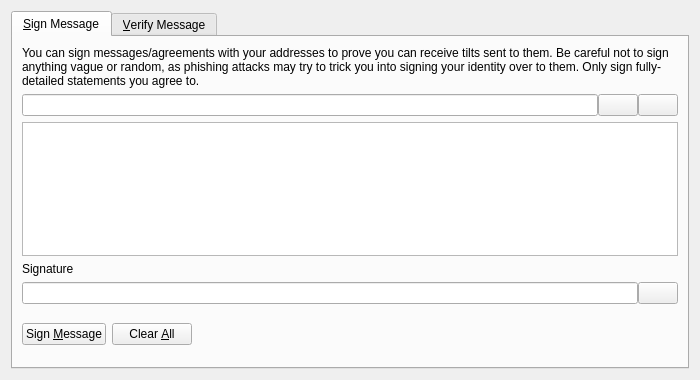
<?xml version="1.0" encoding="UTF-8"?>
<ui version="4.0">
 <class>SignVerifyMessageDialog</class>
 <widget class="QDialog" name="SignVerifyMessageDialog">
  <property name="geometry">
   <rect>
    <x>0</x>
    <y>0</y>
    <width>700</width>
    <height>380</height>
   </rect>
  </property>
  <property name="windowTitle">
   <string>Signatures - Sign / Verify a Message</string>
  </property>
  <property name="modal">
   <bool>true</bool>
  </property>
  <layout class="QVBoxLayout" name="verticalLayout">
   <item>
    <widget class="QTabWidget" name="tabWidget">
     <property name="currentIndex">
      <number>0</number>
     </property>
     <widget class="QWidget" name="tabSignMessage">
      <attribute name="title">
       <string>&amp;Sign Message</string>
      </attribute>
      <layout class="QVBoxLayout" name="verticalLayout_SM">
       <item>
        <widget class="QLabel" name="infoLabel_SM">
         <property name="text">
          <string>You can sign messages/agreements with your addresses to prove you can receive tilts sent to them. Be careful not to sign anything vague or random, as phishing attacks may try to trick you into signing your identity over to them. Only sign fully-detailed statements you agree to.</string>
         </property>
         <property name="textFormat">
          <enum>Qt::PlainText</enum>
         </property>
         <property name="wordWrap">
          <bool>true</bool>
         </property>
        </widget>
       </item>
       <item>
        <layout class="QHBoxLayout" name="horizontalLayout_1_SM">
         <property name="spacing">
          <number>0</number>
         </property>
         <item>
          <widget class="QValidatedLineEdit" name="addressIn_SM">
           <property name="toolTip">
            <string>The TILT address to sign the message with</string>
           </property>
          </widget>
         </item>
         <item>
          <widget class="QPushButton" name="addressBookButton_SM">
           <property name="toolTip">
            <string>Choose previously used address</string>
           </property>
           <property name="text">
            <string/>
           </property>
           <property name="icon">
            <iconset resource="../bitcoin.qrc">
             <normaloff>:/icons/address-book</normaloff>:/icons/address-book</iconset>
           </property>
           <property name="shortcut">
            <string>Alt+A</string>
           </property>
           <property name="autoDefault">
            <bool>false</bool>
           </property>
          </widget>
         </item>
         <item>
          <widget class="QPushButton" name="pasteButton_SM">
           <property name="toolTip">
            <string>Paste address from clipboard</string>
           </property>
           <property name="text">
            <string/>
           </property>
           <property name="icon">
            <iconset resource="../bitcoin.qrc">
             <normaloff>:/icons/editpaste</normaloff>:/icons/editpaste</iconset>
           </property>
           <property name="shortcut">
            <string>Alt+P</string>
           </property>
           <property name="autoDefault">
            <bool>false</bool>
           </property>
          </widget>
         </item>
        </layout>
       </item>
       <item>
        <widget class="QPlainTextEdit" name="messageIn_SM">
         <property name="toolTip">
          <string>Enter the message you want to sign here</string>
         </property>
        </widget>
       </item>
       <item>
        <widget class="QLabel" name="signatureLabel_SM">
         <property name="text">
          <string>Signature</string>
         </property>
         <property name="textFormat">
          <enum>Qt::PlainText</enum>
         </property>
        </widget>
       </item>
       <item>
        <layout class="QHBoxLayout" name="horizontalLayout_2_SM">
         <property name="spacing">
          <number>0</number>
         </property>
         <item>
          <widget class="QLineEdit" name="signatureOut_SM">
           <property name="font">
            <font>
             <italic>true</italic>
            </font>
           </property>
           <property name="readOnly">
            <bool>true</bool>
           </property>
          </widget>
         </item>
         <item>
          <widget class="QPushButton" name="copySignatureButton_SM">
           <property name="toolTip">
            <string>Copy the current signature to the system clipboard</string>
           </property>
           <property name="text">
            <string/>
           </property>
           <property name="icon">
            <iconset resource="../bitcoin.qrc">
             <normaloff>:/icons/editcopy</normaloff>:/icons/editcopy</iconset>
           </property>
           <property name="autoDefault">
            <bool>false</bool>
           </property>
          </widget>
         </item>
        </layout>
       </item>
       <item>
        <layout class="QHBoxLayout" name="horizontalLayout_3_SM">
         <item>
          <widget class="QPushButton" name="signMessageButton_SM">
           <property name="toolTip">
            <string>Sign the message to prove you own this TILT address</string>
           </property>
           <property name="text">
            <string>Sign &amp;Message</string>
           </property>
           <property name="icon">
            <iconset resource="../bitcoin.qrc">
             <normaloff>:/icons/edit</normaloff>:/icons/edit</iconset>
           </property>
           <property name="autoDefault">
            <bool>false</bool>
           </property>
          </widget>
         </item>
         <item>
          <widget class="QPushButton" name="clearButton_SM">
           <property name="toolTip">
            <string>Reset all sign message fields</string>
           </property>
           <property name="text">
            <string>Clear &amp;All</string>
           </property>
           <property name="icon">
            <iconset resource="../bitcoin.qrc">
             <normaloff>:/icons/remove</normaloff>:/icons/remove</iconset>
           </property>
           <property name="autoDefault">
            <bool>false</bool>
           </property>
          </widget>
         </item>
         <item>
          <spacer name="horizontalSpacer_1_SM">
           <property name="orientation">
            <enum>Qt::Horizontal</enum>
           </property>
           <property name="sizeHint" stdset="0">
            <size>
             <width>40</width>
             <height>48</height>
            </size>
           </property>
          </spacer>
         </item>
         <item>
          <widget class="QLabel" name="statusLabel_SM">
           <property name="font">
            <font>
             <weight>75</weight>
             <bold>true</bold>
            </font>
           </property>
           <property name="text">
            <string/>
           </property>
           <property name="wordWrap">
            <bool>true</bool>
           </property>
          </widget>
         </item>
         <item>
          <spacer name="horizontalSpacer_2_SM">
           <property name="orientation">
            <enum>Qt::Horizontal</enum>
           </property>
           <property name="sizeHint" stdset="0">
            <size>
             <width>40</width>
             <height>48</height>
            </size>
           </property>
          </spacer>
         </item>
        </layout>
       </item>
      </layout>
     </widget>
     <widget class="QWidget" name="tabVerifyMessage">
      <attribute name="title">
       <string>&amp;Verify Message</string>
      </attribute>
      <layout class="QVBoxLayout" name="verticalLayout_VM">
       <item>
        <widget class="QLabel" name="infoLabel_VM">
         <property name="text">
          <string>Enter the receiver's address, message (ensure you copy line breaks, spaces, tabs, etc. exactly) and signature below to verify the message. Be careful not to read more into the signature than what is in the signed message itself, to avoid being tricked by a man-in-the-middle attack. Note that this only proves the signing party receives with the address, it cannot prove sendership of any transaction!</string>
         </property>
         <property name="textFormat">
          <enum>Qt::PlainText</enum>
         </property>
         <property name="alignment">
          <set>Qt::AlignLeading|Qt::AlignLeft|Qt::AlignTop</set>
         </property>
         <property name="wordWrap">
          <bool>true</bool>
         </property>
        </widget>
       </item>
       <item>
        <layout class="QHBoxLayout" name="horizontalLayout_1_VM">
         <property name="spacing">
          <number>0</number>
         </property>
         <item>
          <widget class="QValidatedLineEdit" name="addressIn_VM">
           <property name="toolTip">
            <string>The TILT address the message was signed with</string>
           </property>
          </widget>
         </item>
         <item>
          <widget class="QPushButton" name="addressBookButton_VM">
           <property name="toolTip">
            <string>Choose previously used address</string>
           </property>
           <property name="text">
            <string/>
           </property>
           <property name="icon">
            <iconset resource="../bitcoin.qrc">
             <normaloff>:/icons/address-book</normaloff>:/icons/address-book</iconset>
           </property>
           <property name="shortcut">
            <string>Alt+A</string>
           </property>
           <property name="autoDefault">
            <bool>false</bool>
           </property>
          </widget>
         </item>
        </layout>
       </item>
       <item>
        <widget class="QPlainTextEdit" name="messageIn_VM"/>
       </item>
       <item>
        <widget class="QValidatedLineEdit" name="signatureIn_VM"/>
       </item>
       <item>
        <layout class="QHBoxLayout" name="horizontalLayout_2_VM">
         <item>
          <widget class="QPushButton" name="verifyMessageButton_VM">
           <property name="toolTip">
            <string>Verify the message to ensure it was signed with the specified TILT address</string>
           </property>
           <property name="text">
            <string>Verify &amp;Message</string>
           </property>
           <property name="icon">
            <iconset resource="../bitcoin.qrc">
             <normaloff>:/icons/transaction_0</normaloff>:/icons/transaction_0</iconset>
           </property>
           <property name="autoDefault">
            <bool>false</bool>
           </property>
          </widget>
         </item>
         <item>
          <widget class="QPushButton" name="clearButton_VM">
           <property name="toolTip">
            <string>Reset all verify message fields</string>
           </property>
           <property name="text">
            <string>Clear &amp;All</string>
           </property>
           <property name="icon">
            <iconset resource="../bitcoin.qrc">
             <normaloff>:/icons/remove</normaloff>:/icons/remove</iconset>
           </property>
           <property name="autoDefault">
            <bool>false</bool>
           </property>
          </widget>
         </item>
         <item>
          <spacer name="horizontalSpacer_1_VM">
           <property name="orientation">
            <enum>Qt::Horizontal</enum>
           </property>
           <property name="sizeHint" stdset="0">
            <size>
             <width>40</width>
             <height>48</height>
            </size>
           </property>
          </spacer>
         </item>
         <item>
          <widget class="QLabel" name="statusLabel_VM">
           <property name="font">
            <font>
             <weight>75</weight>
             <bold>true</bold>
            </font>
           </property>
           <property name="text">
            <string/>
           </property>
           <property name="wordWrap">
            <bool>true</bool>
           </property>
          </widget>
         </item>
         <item>
          <spacer name="horizontalSpacer_2_VM">
           <property name="orientation">
            <enum>Qt::Horizontal</enum>
           </property>
           <property name="sizeHint" stdset="0">
            <size>
             <width>40</width>
             <height>48</height>
            </size>
           </property>
          </spacer>
         </item>
        </layout>
       </item>
      </layout>
     </widget>
    </widget>
   </item>
  </layout>
 </widget>
 <customwidgets>
  <customwidget>
   <class>QValidatedLineEdit</class>
   <extends>QLineEdit</extends>
   <header>qvalidatedlineedit.h</header>
  </customwidget>
 </customwidgets>
 <resources>
  <include location="../bitcoin.qrc"/>
 </resources>
 <connections/>
</ui>
